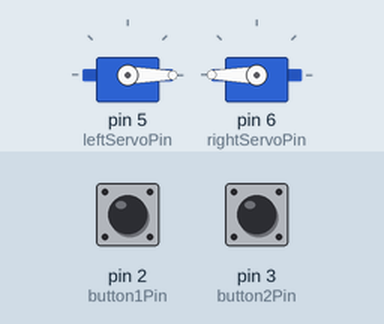
Simulated run of this sketch. Board: Arduino Uno, built with avr-gcc and run on an emulated ATmega328P. On the bench: 2 × servo. The test bench sets the inputs (shaded band); at power-on: pin 3 (button2Pin) HIGH, pin 2 (button1Pin) HIGH.

Above: at 1.2 s.
1.3 s: pin 3 (button2Pin) pulled LOW for 0.15 s
At 3.8 s:
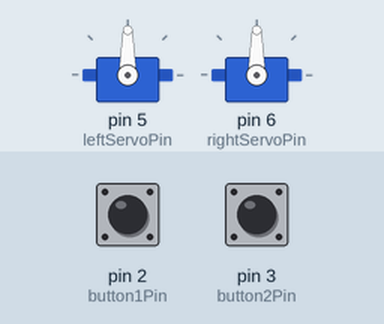
4.3 s: pin 2 (button1Pin) pulled LOW for 0.15 s
At 4.76 s:
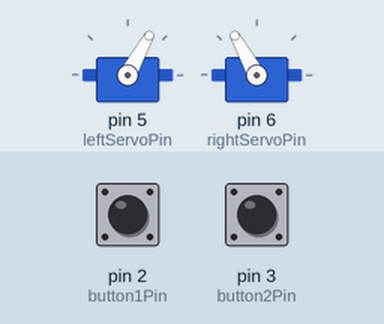
7.3 s: pin 3 (button2Pin) pulled LOW for 1 s
At 7.76 s:
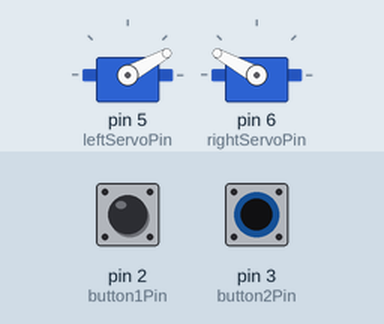
10.3 s: pin 2 (button1Pin) pulled LOW for 1 s
At 11.07 s:
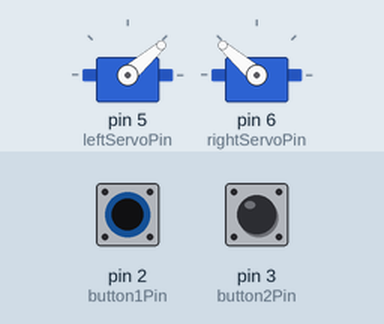
Timing chart, 0 to 13.3 s (numbered marks = the images above; inputs shaded):
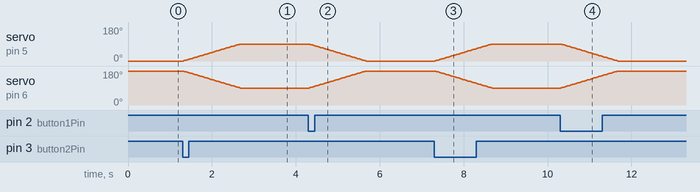

Measured:
- after the input at 1.3 s, servo on pin 5 (leftServoPin): moves from 0° to 90° over 1.4 s, starting at once; servo on pin 6 (rightServoPin): moves from 180° to 90° over 1.4 s, starting at once
- after the input at 4.3 s, servo on pin 5 (leftServoPin): moves from 90° to 0° over 1.4 s, starting at once; servo on pin 6 (rightServoPin): moves from 90° to 180° over 1.4 s, starting at once
- after the input at 7.3 s, servo on pin 5 (leftServoPin): moves from 0° to 90° over 1.4 s, starting at once; servo on pin 6 (rightServoPin): moves from 180° to 90° over 1.4 s, starting at once
- after the input at 10.3 s, servo on pin 5 (leftServoPin): moves from 90° to 0° over 1.4 s, starting at once; servo on pin 6 (rightServoPin): moves from 90° to 180° over 1.4 s, starting at once

The sketch:

Softy_sim.ino
```cpp
#include <Servo.h>

Servo leftServo;
Servo rightServo;

const int leftServoPin  = 5;
const int rightServoPin = 6;

const int button1Pin = 2; // go to 0°
const int button2Pin = 3; // go to 90°

int currentPos = 0;

void setup() {
  leftServo.attach(leftServoPin);
  rightServo.attach(rightServoPin);

  pinMode(button1Pin, INPUT_PULLUP);
  pinMode(button2Pin, INPUT_PULLUP);

  // initial position
  leftServo.write(0);
  rightServo.write(180); // mirrored
}

void loop() {

  // Button 1 → go to 0°
  if (digitalRead(button1Pin) == LOW) {
    moveServos(0);
    delay(200); // debounce
  }

  // Button 2 → go to 90°
  if (digitalRead(button2Pin) == LOW) {
    moveServos(90);
    delay(200);
  }
}

// Smooth mirrored movement
void moveServos(int target) {

  if (target > currentPos) {
    for (int pos = currentPos; pos <= target; pos++) {
      leftServo.write(pos);
      rightServo.write(180 - pos);
      delay(15);
    }
  } else {
    for (int pos = currentPos; pos >= target; pos--) {
      leftServo.write(pos);
      rightServo.write(180 - pos);
      delay(15);
    }
  }

  currentPos = target;
}
```
